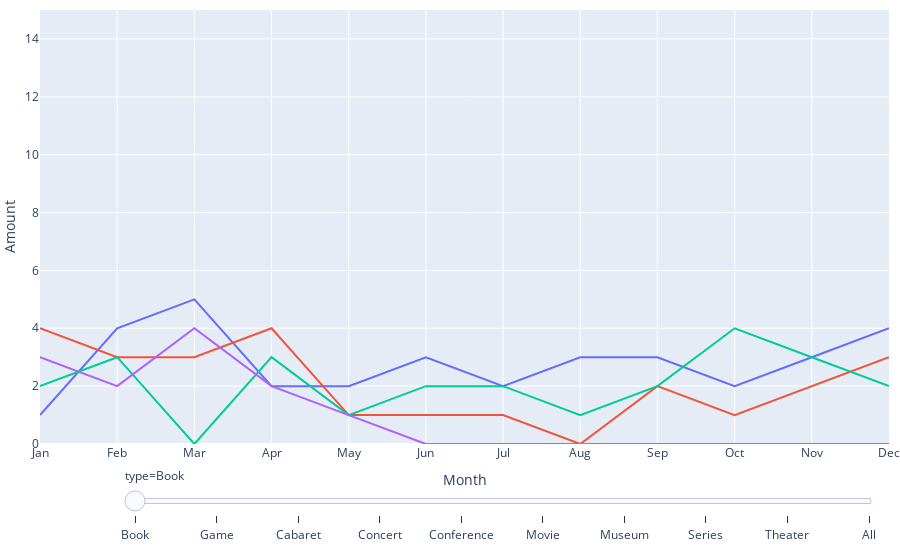

Notebook cell for this chart:
### Markdown cell above
## How much I play

### Code cell
import plotly.express as px
df2 = df.copy()
df2 = df2.groupby(['type', 'date']).size().rename_axis(['type', 'date']).reset_index(name='counts')
df2[['year','month']] = df2['date'].str.split('-',expand=True)
df2 = df2.drop(columns=['date'])
types = []; counts = []; years = []; months = []
for year in range(min(df2['year'].astype(int)), max(df2['year'].astype(int)) + 1):
    for month in range(1, 13):
        actualmonth = '0' * (2 - len(str(month))) + str(month)
        for type in df2['type'].unique():
            if not ((df2['year'] == str(year)) & (df2['month'] == actualmonth) & (df2['type'] == type)).any():
                types.append(type); counts.append("0"); years.append(str(year)); months.append(actualmonth)
for year in range(min(df2['year'].astype(int)), max(df2['year'].astype(int)) + 1):
    for month in range(1, 13):
        actualmonth = '0' * (2 - len(str(month))) + str(month)
        types.append("All"); counts.append(df2[(df2['year'] == str(year)) & (df2['month'] == actualmonth)]['counts'].sum()); years.append(str(year)); months.append(actualmonth)
added_rows = pd.DataFrame({'type':types, 'counts':counts, 'year':years, 'month':months})
df2 = pd.concat([df2, added_rows], ignore_index=True)
df2 = df2.sort_values(by=['year', 'month'])
fig = px.line(df2, x='month', y='counts', color='year', animation_frame='type',
              labels={
                     "month": "Month",
                     "counts": "Amount",
                     "year": "Year"
                 },
                 hover_data={
                            'type':False,
                            'month':False,
                            'counts':False
                        })
fig.update_layout(margin={'t':10,'l':0,'b':0,'r':0}, yaxis_range=[0,15], xaxis_range=[0,11],
                  xaxis = dict(
                    tickmode = 'array',
                    tickvals = ['01', '02', '03', '04', '05', '06', '07', '08', '09', '10', '11', '12'],
                    ticktext = ['Jan', 'Feb', 'Mar', 'Apr', 'May', 'Jun', 'Jul', 'Aug', 'Sep', 'Oct', 'Nov', 'Dec']
                ), showlegend=False)
fig['layout']['sliders'][0]['pad']=dict(r= 10, t= 20, b=20)
fig["layout"].pop("updatemenus")
fig.show()

### Figure 1 — Plotly figure (JSON) as saved in the notebook; plotly's stock layout.template omitted (floating-point values rounded to 4 significant figures)
{"data": [{"customdata": [["Book"], ["Book"], ["Book"], ["Book"], ["Book"], ["Book"], ["Book"], ["Book"], ["Book"], ["Book"], ["Book"], ["Book"]], "hovertemplate": "Year=2021<extra></extra>", "legendgroup": "2021", "line": {"color": "#636efa", "dash": "solid"}, "marker": {"symbol": "circle"}, "mode": "lines", "name": "2021", "orientation": "v", "showlegend": true, "type": "scatter", "x": ["01", "02", "03", "04", "05", "06", "07", "08", "09", "10", "11", "12"], "xaxis": "x", "y": [1, 4, 5, 2, 2, 3, 2, 3, 3, 2, 3, 4], "yaxis": "y"}, {"customdata": [["Book"], ["Book"], ["Book"], ["Book"], ["Book"], ["Book"], ["Book"], ["Book"], ["Book"], ["Book"], ["Book"], ["Book"]], "hovertemplate": "Year=2022<extra></extra>", "legendgroup": "2022", "line": {"color": "#EF553B", "dash": "solid"}, "marker": {"symbol": "circle"}, "mode": "lines", "name": "2022", "orientation": "v", "showlegend": true, "type": "scatter", "x": ["01", "02", "03", "04", "05", "06", "07", "08", "09", "10", "11", "12"], "xaxis": "x", "y": [4, 3, 3, 4, 1, 1, 1, "0", 2, 1, 2, 3], "yaxis": "y"}, {"customdata": [["Book"], ["Book"], ["Book"], ["Book"], ["Book"], ["Book"], ["Book"], ["Book"], ["Book"], ["Book"], ["Book"], ["Book"]], "hovertemplate": "Year=2023<extra></extra>", "legendgroup": "2023", "line": {"color": "#00cc96", "dash": "solid"}, "marker": {"symbol": "circle"}, "mode": "lines", "name": "2023", "orientation": "v", "showlegend": true, "type": "scatter", "x": ["01", "02", "03", "04", "05", "06", "07", "08", "09", "10", "11", "12"], "xaxis": "x", "y": [2, 3, "0", 3, 1, 2, 2, 1, 2, 4, 3, 2], "yaxis": "y"}, {"customdata": [["Book"], ["Book"], ["Book"], ["Book"], ["Book"], ["Book"], ["Book"], ["Book"], ["Book"], ["Book"], ["Book"], ["Book"]], "hovertemplate": "Year=2024<extra></extra>", "legendgroup": "2024", "line": {"color": "#ab63fa", "dash": "solid"}, "marker": {"symbol": "circle"}, "mode": "lines", "name": "2024", "orientation": "v", "showlegend": true, "type": "scatter", "x": ["01", "02", "03", "04", "05", "06", "07", "08", "09", "10", "11", "12"], "xaxis": "x", "y": [3, 2, 4, 2, 1, "0", "0", "0", "0", "0", "0", "0"], "yaxis": "y"}], "layout": {"legend": {"title": {"text": "Year"}, "tracegroupgap": 0}, "margin": {"b": 0, "l": 0, "r": 0, "t": 10}, "showlegend": false, "sliders": [{"active": 0, "currentvalue": {"prefix": "type="}, "len": 0.9, "pad": {"b": 20, "r": 10, "t": 20}, "steps": [{"args": [["Book"], {"frame": {"duration": 0, "redraw": false}, "fromcurrent": true, "mode": "immediate", "transition": {"duration": 0, "easing": "linear"}}], "label": "Book", "method": "animate"}, {"args": [["Game"], {"frame": {"duration": 0, "redraw": false}, "fromcurrent": true, "mode": "immediate", "transition": {"duration": 0, "easing": "linear"}}], "label": "Game", "method": "animate"}, {"args": [["Cabaret"], {"frame": {"duration": 0, "redraw": false}, "fromcurrent": true, "mode": "immediate", "transition": {"duration": 0, "easing": "linear"}}], "label": "Cabaret", "method": "animate"}, {"args": [["Concert"], {"frame": {"duration": 0, "redraw": false}, "fromcurrent": true, "mode": "immediate", "transition": {"duration": 0, "easing": "linear"}}], "label": "Concert", "method": "animate"}, {"args": [["Conference"], {"frame": {"duration": 0, "redraw": false}, "fromcurrent": true, "mode": "immediate", "transition": {"duration": 0, "easing": "linear"}}], "label": "Conference", "method": "animate"}, {"args": [["Movie"], {"frame": {"duration": 0, "redraw": false}, "fromcurrent": true, "mode": "immediate", "transition": {"duration": 0, "easing": "linear"}}], "label": "Movie", "method": "animate"}, {"args": [["Museum"], {"frame": {"duration": 0, "redraw": false}, "fromcurrent": true, "mode": "immediate", "transition": {"duration": 0, "easing": "linear"}}], "label": "Museum", "method": "animate"}, {"args": [["Series"], {"frame": {"duration": 0, "redraw": false}, "fromcurrent": true, "mode": "immediate", "transition": {"duration": 0, "easing": "linear"}}], "label": "Series", "method": "animate"}, {"args": [["Theater"], {"frame": {"duration": 0, "redraw": false}, "fromcurrent": true, "mode": "immediate", "transition": {"duration": 0, "easing": "linear"}}], "label": "Theater", "method": "animate"}, {"args": [["All"], {"frame": {"duration": 0, "redraw": false}, "fromcurrent": true, "mode": "immediate", "transition": {"duration": 0, "easing": "linear"}}], "label": "All", "method": "animate"}], "x": 0.1, "xanchor": "left", "y": 0, "yanchor": "top"}], "xaxis": {"anchor": "y", "domain": [0, 1], "range": [0, 11], "tickmode": "array", "ticktext": ["Jan", "Feb", "Mar", "Apr", "May", "Jun", "Jul", "Aug", "Sep", "Oct", "Nov", "Dec"], "tickvals": ["01", "02", "03", "04", "05", "06", "07", "08", "09", "10", "11", "12"], "title": {"text": "Month"}}, "yaxis": {"anchor": "x", "domain": [0, 1], "range": [0, 15], "title": {"text": "Amount"}}}}
